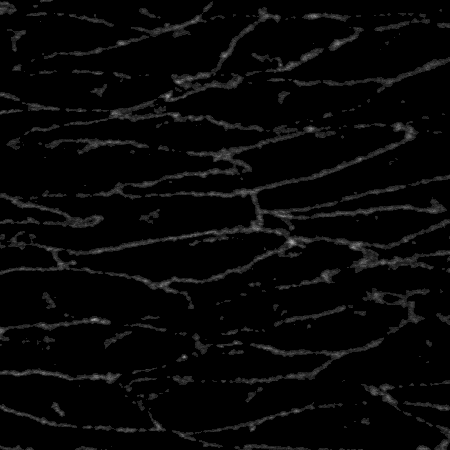
#> input picture data/Image_28-1_crop_maskred.tiff, 450 x 450 px
$ jupyter execute --allow-errors measure_borders_after_cellprofiler.ipynb   (shell and % lines are left out)
#> lines starting #> are read from the running program, lines starting #| are printed output that depends on the picture
[cell 1]
import numpy as np
import pandas as pd
import seaborn as sns
import matplotlib
import matplotlib.pyplot as plt

Using CellProfiler, we obtained masked pixels representing the cell borders in the VE-Cad channel.

The masked images used in this notebook have non-zero values at the borders.

[cell 2]
from skimage import io

imdir = "../data/"
imgarrayR = io.imread(imdir + "Image_28-1_crop_maskred.tiff")
#> imgarrayR is the input picture: shape (450, 450) uint16; min 0, max 45746, mean 1740.2
imgarrayG = io.imread(imdir + "Image_28-1_crop_maskgreen.tiff")
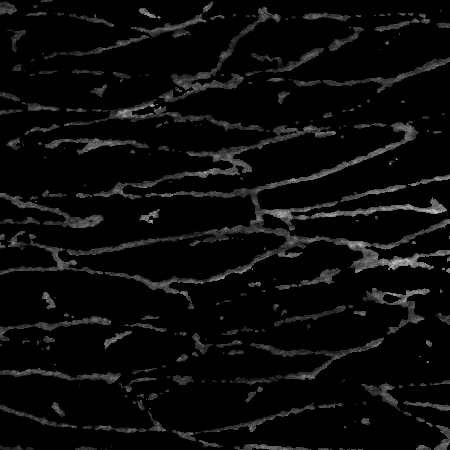
#> input picture data/Image_28-1_crop_maskgreen.tiff, 450 x 450 px
#> imgarrayG is the input picture: shape (450, 450) uint16; min 0, max 51914, mean 2680.6

imgarray = [imgarrayR, imgarrayG]

colors = ["Reds", "Greens"]
names = ["VE-Cad", "p120"]
fig, ax = plt.subplots(1, 2, figsize=(10,10))

for i, (color, name) in enumerate(zip(colors, names)):
    ax[i].imshow(imgarray[i], cmap=color)
    ax[i].set_title(name)
    ax[i].set_axis_off()
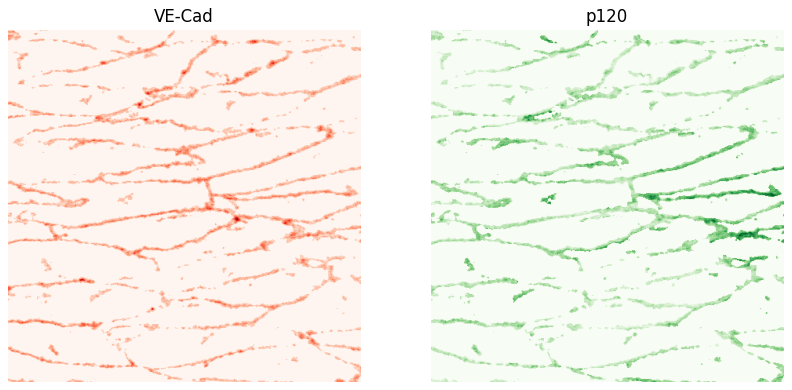
#> figure drawn by matplotlib, 2 panels

We want to compare the average intensity at the cell borders for each channel.

There's no need to include regions beyond the border, so we can use boolean indexing to find the non-zero array elements.

[cell 3]
np.average(imgarrayG[imgarrayG != 0])
#> Out = 17545.4

[cell 4]
np.average(imgarrayR[imgarrayR != 0])
#> Out = 11390.4
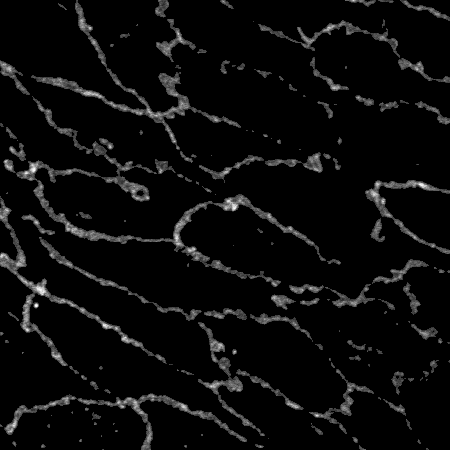
#> input picture data/Image_17-1_crop_maskred.tiff, 450 x 450 px
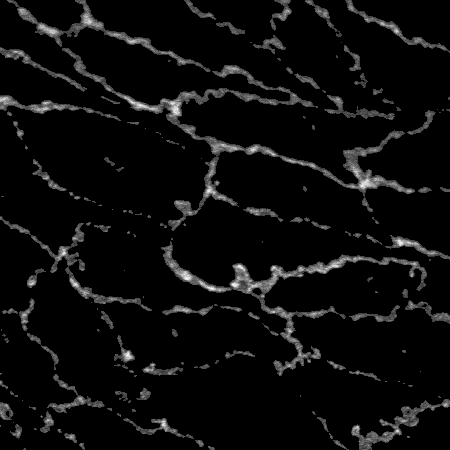
#> input picture data/Image_18-1_crop_maskred.tiff, 450 x 450 px
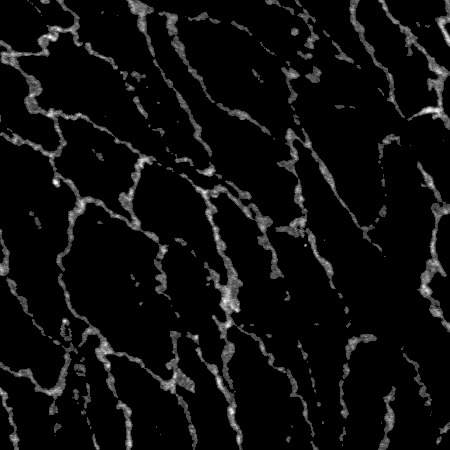
#> input picture data/Image_19-1_crop_maskred.tiff, 450 x 450 px

Split images into wild type and mutant

[cell 5]
wt_num = np.arange(17, 21 + 1)
mut_num = np.arange(22, 28 + 1)

wt_red_imgs = ["../data/Image_{}-1_crop_maskred.tiff".format(n)
              for n in wt_num]
wt_green_imgs = ["../data/Image_{}-1_crop_maskgreen.tiff".format(n)
              for n in wt_num]

mut_red_imgs = ["../data/Image_{}-1_crop_maskred.tiff".format(n)
              for n in mut_num]
mut_green_imgs = ["../data/Image_{}-1_crop_maskgreen.tiff".format(n)
              for n in mut_num]

[cell 6]
wt = {}
wt["number"] = wt_num
#> (the rest of this cell did not finish here and is left out)

[cell 7]
mut = {}
mut["number"] = mut_num
#> (the rest of this cell did not finish here and is left out)

[cell 8]
aggregations = {"avg_red_intensity"  :["mean", "std", "sem"],
                "avg_green_intensity":["mean", "std", "sem"]
                }
#> aggregations = {'avg_red_intensity': ['mean', 'std', 'sem'], 'avg_green_intensity': ['mean', 'std', 'sem']}

[cell 9]
wt_df = pd.DataFrame.from_dict(wt)

#> (the rest of this cell did not finish here and is left out)

[cell 10]
mut_df = pd.DataFrame.from_dict(mut)
#> mut_df = table of 7 rows and 1 columns
#> (the rest of this cell did not finish here and is left out)

[cell 11]
def makebarplot(wt_agg, mut_agg, use_sem=False):

    wt_means  = wt_agg.loc["mean"]
    mut_means = mut_agg.loc["mean"]

    wt_stds  = wt_agg.loc["std"]
    mut_stds = mut_agg.loc["std"]

    wt_sems  = wt_agg.loc["sem"]
    mut_sems = mut_agg.loc["sem"]

    wt_errors  = wt_sems  if use_sem else wt_stds
    mut_errors = mut_sems if use_sem else mut_stds

    N = len(wt_means)
    ind = np.arange(N)
    width = 0.35
    fig, ax = plt.subplots()
    capsize = 4

    rects_wt = ax.bar(ind, wt_means,
                      width, yerr = wt_errors,
                      capsize = capsize,
                     )
    rects_mut = ax.bar(ind + width,
                       mut_means, width, yerr = mut_errors,
                       capsize = capsize,
                      )

    ax.set_ylabel("Intensity")
    ax.set_title("Cell Border Intensities in Aorta")
    ax.set_xticks(ind + width/2)
    ax.set_xticklabels(("VE-Cad", "p120"))
    ax.set_ylim([0, 45000])
    ax.legend((rects_wt[0], rects_mut[0]), ("Wild Type.", "GGG Mutant"))

#> (a cell that did not finish here is left out)

#> (a cell that did not finish here is left out)

[cell 14]
df = pd.concat([wt_df, mut_df], ignore_index=True)
#> df = table of 12 rows and 1 columns
#> (the rest of this cell did not finish here and is left out)
